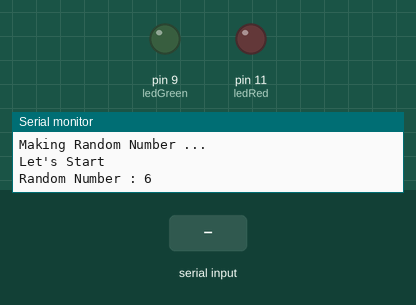
This sketch was run on a simulated Arduino Uno, built with avr-gcc and run on an emulated ATmega328P. Parts: output pins drawn as LEDs (lit = HIGH), the last lines printed to the serial monitor. The inputs (shaded band) are chosen by the test bench. Random numbers use the default seed unless the sketch sets one.

Above: at 1.2 s.
1.3 s: "90,45\n" received over Serial
At 1.8 s:
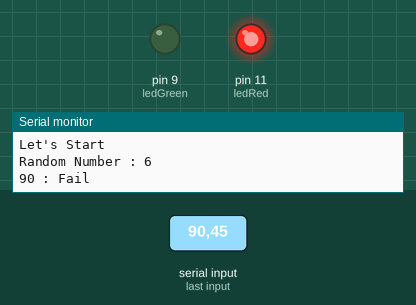
4.3 s: "30,150\n" received over Serial
Timing chart, 0 to 9.8 s (numbered marks = the images above; inputs shaded):
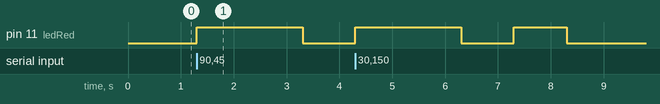

Measured:
- after the input at 1.3 s, pin 11 (ledRed): LOW → HIGH at once, → LOW 2.0 s later

The sketch:

11_Random_Number_Red_Green.ino
```cpp
void setRandom(); // 메서드를 사용하기에 앞서 먼저 선언해줘야 한다.

int ledRed = 11;
int ledGreen = 9;
int num1 = 0;
int chkNum = 0;

void setup() {
  Serial.begin(9600);
  pinMode(ledRed, OUTPUT);
  pinMode(ledGreen, OUTPUT);
  randomSeed(analogRead(A0)); // 아날로그 핀 0번을 seed 값으로 초기화
  setRandom();
//  Serial.println("Making Random Number ...");
//  Serial.println("Let's Start");
//  num1 = random(1, 10); // 1 ~ 9까지
//  num1 = random(50, 100); // 50 ~ 99까지
  Serial.print("Random Number : ");
  Serial.println(num1);
}

void loop() {
  if(Serial.available()) {
    chkNum = Serial.parseInt();
    if(chkNum == num1) {
      Serial.print(chkNum);
      Serial.println(" : Success");
      digitalWrite(ledGreen, HIGH);
      delay(1000);
      digitalWrite(ledGreen, LOW);
      setRandom();
//      Serial.println("Making Random Number ...");
//      Serial.println("Let's Start");
//      num1 = random(1, 10);
      Serial.print("Random Number : ");
      Serial.println(num1);
    } else {
      Serial.print(chkNum);
      Serial.println(" : Fail");
      digitalWrite(ledRed, HIGH);
      delay(1000);
      digitalWrite(ledRed, LOW);
    }
  }
}

void setRandom() {
  Serial.println("Making Random Number ...");
  Serial.println("Let's Start");
  num1 = random(1, 10);
}
```
